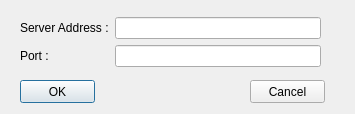
<?xml version="1.0" encoding="UTF-8"?>
<ui version="4.0">
 <class>ServerConnectDlg</class>
 <widget class="QDialog" name="ServerConnectDlg">
  <property name="geometry">
   <rect>
    <x>0</x>
    <y>0</y>
    <width>355</width>
    <height>114</height>
   </rect>
  </property>
  <property name="windowTitle">
   <string>Dialog</string>
  </property>
  <widget class="QPushButton" name="OKButton">
   <property name="geometry">
    <rect>
     <x>20</x>
     <y>80</y>
     <width>75</width>
     <height>23</height>
    </rect>
   </property>
   <property name="text">
    <string>OK</string>
   </property>
  </widget>
  <widget class="QPushButton" name="CancelButton">
   <property name="geometry">
    <rect>
     <x>250</x>
     <y>80</y>
     <width>75</width>
     <height>23</height>
    </rect>
   </property>
   <property name="text">
    <string>Cancel</string>
   </property>
  </widget>
  <widget class="QWidget" name="">
   <property name="geometry">
    <rect>
     <x>20</x>
     <y>17</y>
     <width>301</width>
     <height>51</height>
    </rect>
   </property>
   <layout class="QGridLayout" name="gridLayout">
    <item row="0" column="0">
     <widget class="QLabel" name="label">
      <property name="maximumSize">
       <size>
        <width>100</width>
        <height>16777215</height>
       </size>
      </property>
      <property name="text">
       <string>Server Address :</string>
      </property>
     </widget>
    </item>
    <item row="0" column="1">
     <widget class="QLineEdit" name="serverLE"/>
    </item>
    <item row="1" column="0">
     <widget class="QLabel" name="label_2">
      <property name="maximumSize">
       <size>
        <width>100</width>
        <height>16777215</height>
       </size>
      </property>
      <property name="text">
       <string>Port :</string>
      </property>
     </widget>
    </item>
    <item row="1" column="1">
     <widget class="QLineEdit" name="portLE"/>
    </item>
   </layout>
  </widget>
 </widget>
 <resources/>
 <connections/>
</ui>
